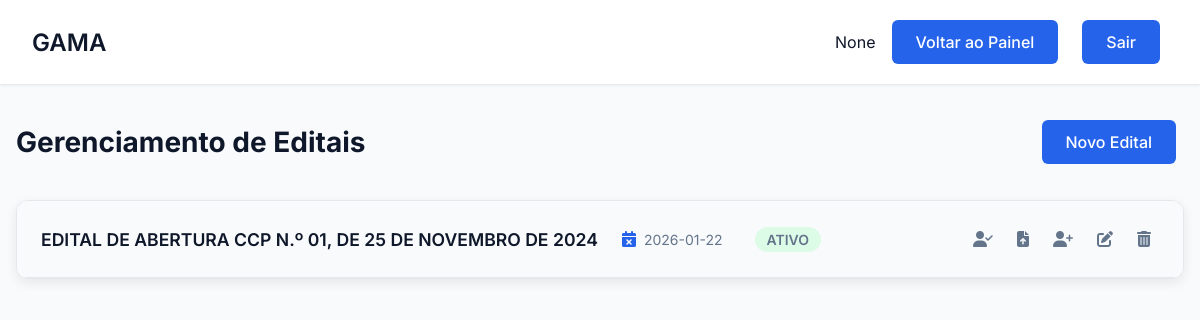
The app's page /edital/painel, older data.
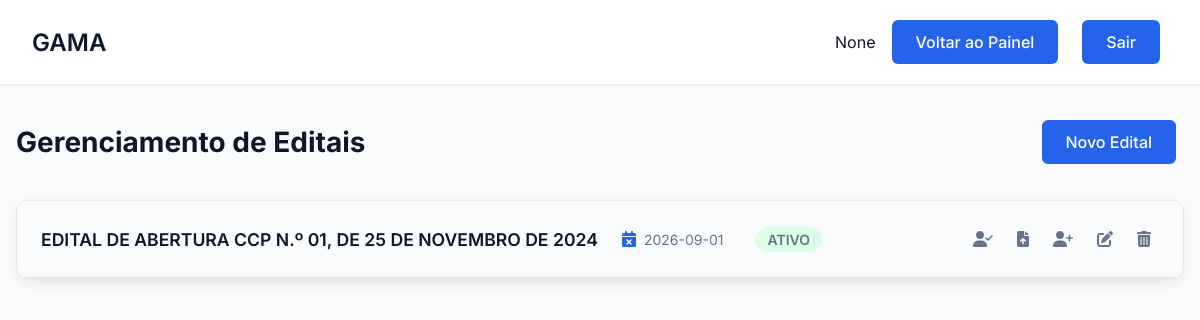
The same page, newer data.
### tables this page shows
CREATE TABLE Edital (
        id_edital INTEGER PRIMARY KEY AUTOINCREMENT,
        numero_edital TEXT NOT NULL UNIQUE,
        data_edital DATE NOT NULL,
        data_publicacao DATE NOT NULL,
        vencimento_edital DATE NOT NULL,
        prazo_prorrogacao INTEGER,
        status TEXT NOT NULL CHECK (status IN ('ativo', 'inativo', 'prorrogado'))
    );

### gama/routes/edital_routes.py (the view)
@edital_bp.route('/painel')
def painel():
    if not check_admin():
        flash('Acesso negado. Apenas administradores podem gerenciar editais.', 'error')
        return redirect(url_for('auth.login'))
    editais_raw = Edital.get_all()
    editais_com_status_vencimento = []
    hoje = date.today()
    tres_meses_frente = hoje + timedelta(days=90)
    for edital_tuple in editais_raw:
        edital_lista = list(edital_tuple)
        status_vencimento = 'ok'
        try:
            data_vencimento = datetime.strptime(edital_lista[4], '%Y-%m-%d').date()
            if data_vencimento < hoje:
                status_vencimento = 'vencido'
            elif hoje <= data_vencimento <= tres_meses_frente:
                status_vencimento = 'proximo'
        except (ValueError, TypeError):
            pass
        edital_lista.append(status_vencimento)
        editais_com_status_vencimento.append(edital_lista)
    candidatos_agrupados = {}
    candidatos_simples = {}
    for edital in editais_com_status_vencimento:
        todos_candidatos_do_edital = Candidato.get_by_edital(edital[0])
        candidatos_simples[edital[0]] = todos_candidatos_do_edital
        candidatos_agrupados_por_cargo = defaultdict(list)
        for candidato in todos_candidatos_do_edital:
            nome_cargo = candidato[11]
            candidatos_agrupados_por_cargo[nome_cargo].append(candidato)
        candidatos_agrupados[edital[0]] = dict(sorted(candidatos_agrupados_por_cargo.items()))
    return render_template(
        'edital.html',
        nome=session.get('nome'),
        editais=editais_com_status_vencimento,
        candidatos_por_edital_agrupado=candidatos_agrupados,
        candidatos_por_edital_simples=candidatos_simples
    )

### app.py (called while the page is built)
@app.before_request
def make_session_permanent():
    session.permanent = True

### gama/database/database.py (called while the page is built)
def conectar():
    diretorio_db = "gama/database"
    if not os.path.exists(diretorio_db):
        os.makedirs(diretorio_db)
    return sqlite3.connect(f"{diretorio_db}/editais.db")

### gama/models/candidato.py (called while the page is built)
    @staticmethod
    def get_by_edital(id_edital):
        conn = conectar()
        cursor = conn.cursor()
        try:
            query = """
                SELECT cand.*, carg.nome_cargo
                FROM Candidato cand
                JOIN Cargo carg ON cand.id_cargo = carg.id_cargo
                WHERE cand.id_edital = ?
                ORDER BY cand.classificacao ASC
            """
            cursor.execute(query, (id_edital,))
            return cursor.fetchall()
        finally:
            conn.close()

### gama/models/edital.py (called while the page is built)
    @staticmethod
    def get_all():
        conn = conectar()
        cursor = conn.cursor()
        try:
            cursor.execute("SELECT * FROM Edital ORDER BY data_publicacao DESC")
            return cursor.fetchall()
        except sqlite3.Error as e:
            print(f"Erro ao buscar editais: {e}")
            return []
        finally:
            conn.close()

### gama/templates/edital.html (shortened to what this page needs)
<!DOCTYPE html>
<html lang="pt-BR">
<head>
    <link rel="stylesheet" href="{{ url_for('static', filename='css/estilo.css') }}">
    <link rel="stylesheet" href="{{ url_for('static', filename='css/dashboard.css') }}">
    <link rel="stylesheet" href="{{ url_for('static', filename='css/gerenciar_editais.css') }}">
    <link rel="stylesheet" href="https://cdnjs.cloudflare.com/ajax/libs/font-awesome/6.5.0/css/all.min.css">
</head>
<body>
    <div class="dashboard">
        <header class="dashboard-header">
            <nav class="dashboard-nav container">
                <h1 class="dashboard-title">GAMA</h1>
                <div class="dashboard-user">
                    <span>{{ session.get('nome') }}</span>
                    {% if session.get('tipo') == 'administrador' %}
                        <a href="{{ url_for('admin.painel_admin') }}" class="btn btn-secondary">Voltar ao Painel</a>
                    {% else %}
                        <a href="{{ url_for('usuarios.painel_usuario') }}" class="btn btn-secondary">Voltar ao Painel</a>
                    {% endif %}
                    <a href="{{ url_for('auth.logout') }}" class="btn btn-primary">Sair</a>
                </div>
            </nav>
        </header>
        <main class="dashboard-content container">
            <div class="section-header">
                <h2 class="page-title">Gerenciamento de Editais</h2>
                <button class="btn btn-primary" onclick="openEditalModal(null)">
                     Novo Edital
                </button>
            </div>
            {% for edital in editais %}
            <div class="edital-card" id="edital-{{ edital[0] }}">
                <div class="edital-header" onclick="toggleContent('body-edital-{{ edital[0] }}', this)">
                    <div class="edital-info">
                        <strong>{{ edital[1] }}</strong>
                        {% set status_vencimento = edital[7] %}
                        <span class="status-vencimento {{ status_vencimento }}" title="Data de Vencimento">
                            <i class="fas fa-calendar-times"></i> {{ edital[4] }}
                        </span>
                        <span title="Status">
                            {% if edital[6] == 'ativo' %}<span class="badge badge-success">Ativo</span>
                            {% elif edital[6] == 'inativo' %}<span class="badge badge-danger">Inativo</span>
                            {% else %}<span class="badge badge-warning">Prorrogado</span>{% endif %}
                        </span>
                    </div>
                    <div class="actions">
                        <button class="icon-button" title="Nomear em Lote" onclick="event.stopPropagation(); openNomearLoteModal({{ edital[0] }});"><i class="fas fa-user-check"></i></button>
                        <button class="icon-button" title="Adicionar em Lote" onclick="event.stopPropagation(); openLoteModal({{ edital[0] }});"><i class="fas fa-file-upload"></i></button>
                        <button class="icon-button" title="Adicionar Candidato" onclick="event.stopPropagation(); openCandidatoModal(null, {{ edital[0] }});"><i class="fas fa-user-plus"></i></button>
                        <button class="icon-button" title="Editar Edital" data-edital='{{ edital|tojson }}' onclick="event.stopPropagation(); openEditalModal(this)"><i class="fas fa-edit"></i></button>
                        <form action="{{ url_for('edital.remover_edital', id_edital=edital[0]) }}" method="POST" onsubmit="return confirm('Atenção! Isso removerá o edital e todos os seus candidatos. Deseja continuar?');" style="display: inline;">
                            <button type="submit" class="icon-button" title="Remover Edital"><i class="fas fa-trash-alt"></i></button>
                        </form>
                    </div>
                </div>
            </div>
            {% else %}
                <div class="empty-state"><i class="fas fa-file-excel"></i><p>Nenhum edital encontrado.</p></div>
            {% endfor %}
        </main>
    </div>
</body>
</html>

Row changes from the older to the newer data that the page shows:
changed Edital: vencimento_edital "2026-01-22" → "2026-09-01"
